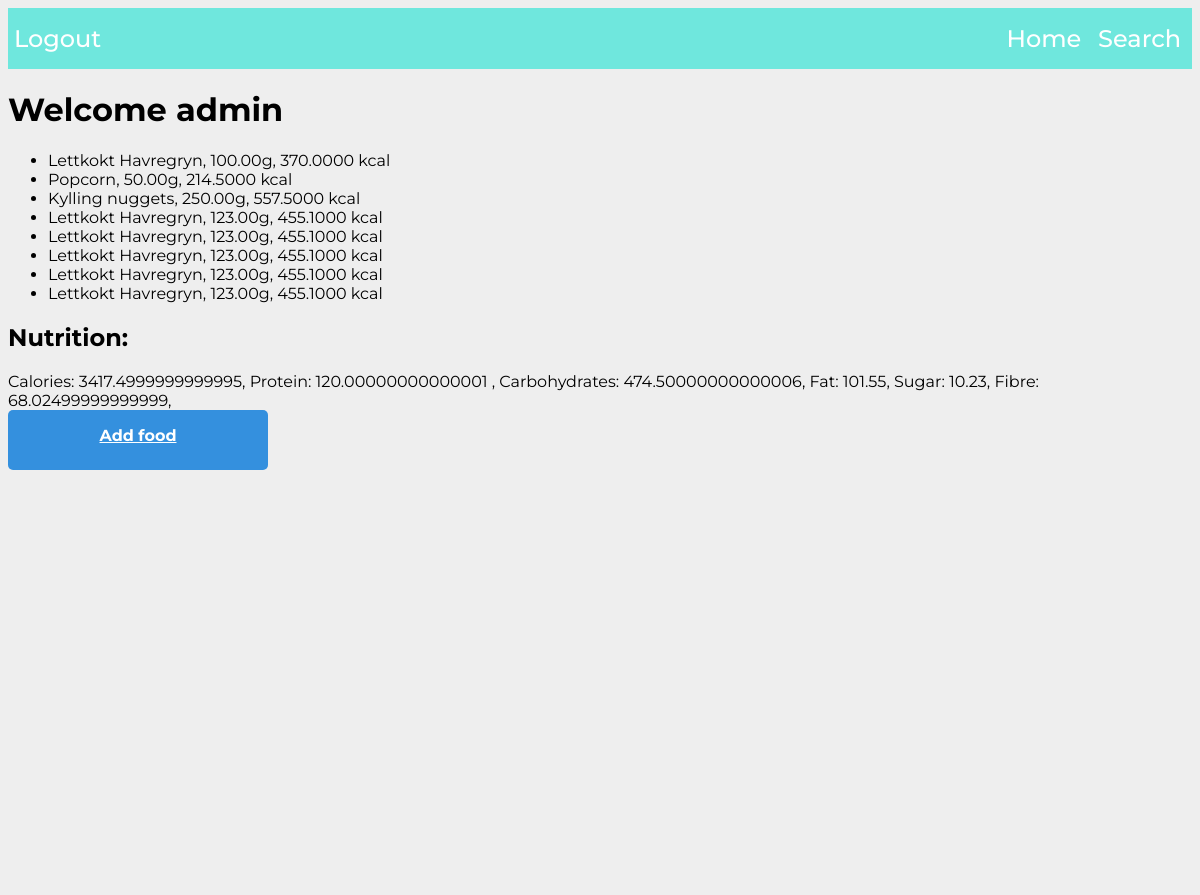
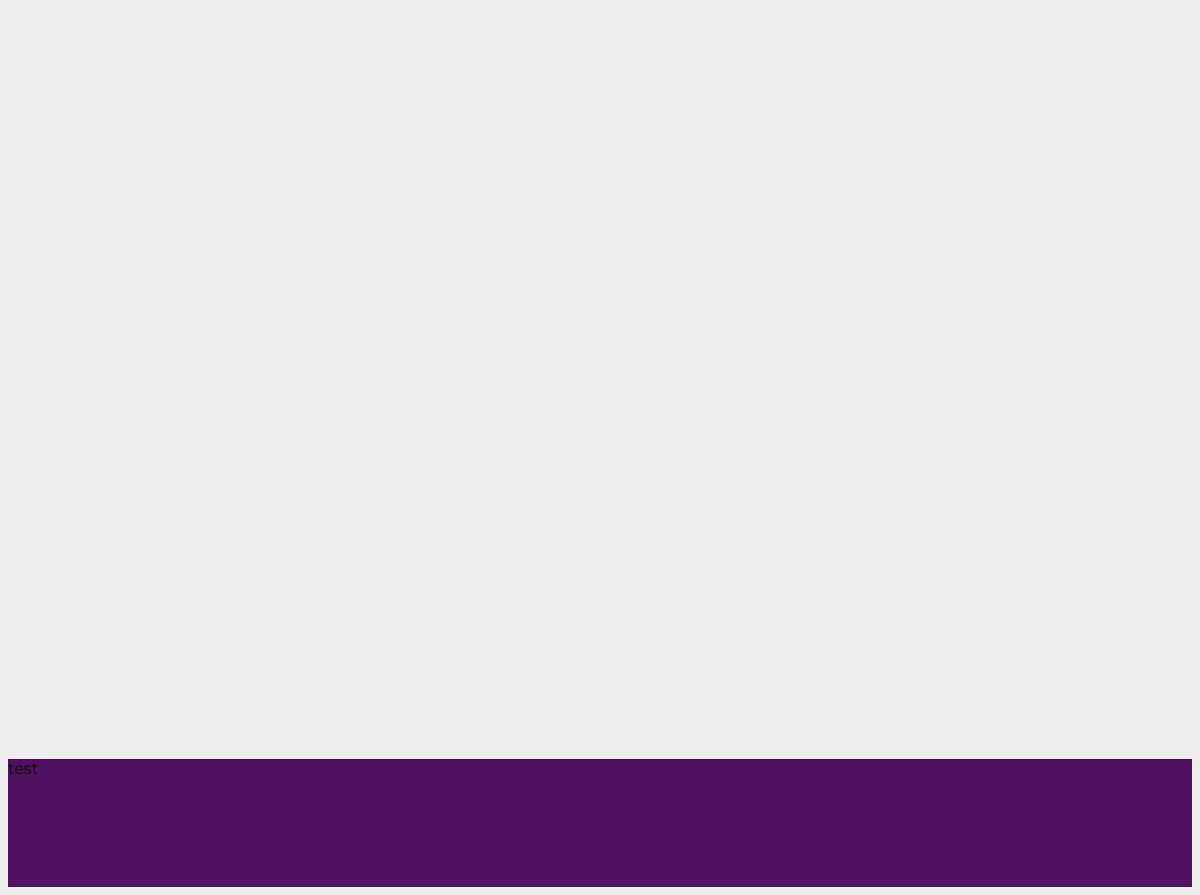
The app's page /kcaljournal/ (signed in) with its own data (2 pictures, top to bottom).
### kcaljournal/models.py (models this page shows)
class Fooditem(models.Model):
    name = models.CharField(max_length=50)
    producer = models.CharField(max_length=50, blank=True)
    description = models.CharField(max_length=200, blank=True)
    calories = models.DecimalField(decimal_places=2, max_digits=6, blank=True)
    protein = models.DecimalField(decimal_places=2, max_digits=6, blank=True)
    carbohydrates = models.DecimalField(decimal_places=2, max_digits=6, blank=True)
    fat = models.DecimalField(decimal_places=2, max_digits=6, blank=True)
    sugar = models.DecimalField(decimal_places=2, max_digits=6, blank=True)
    fibre = models.DecimalField(decimal_places=2, max_digits=6, blank=True)
    def __str__(self):
        return self.name

class FoodEntry(models.Model):
    journal = models.ForeignKey(Journal, on_delete=models.PROTECT)
    food = models.ForeignKey(Fooditem, on_delete=models.PROTECT)
    amount = models.DecimalField(decimal_places=2, max_digits=6, blank=True)
    date = models.DateField()
    def get_nutrition(self):
        nutrition = {
        'calories' : self.food.calories * (self.amount/100),
        'protein' : self.food.protein * (self.amount/100),
        'carbohydrates' : self.food.carbohydrates * (self.amount/100),
        'fat' : self.food.fat * (self.amount/100),
        'sugar' : self.food.sugar * (self.amount/100),
        'fibre' : self.food.fibre * (self.amount/100),
        }
        return nutrition
    def list_food(entries):
        output = []
        for i in entries:
            nutritional_values = i.get_nutrition()
            output.extend([[str(i.food),
            i.amount,
            nutritional_values['calories'],
            nutritional_values['protein'],
            nutritional_values['carbohydrates'],
            nutritional_values['fat'],
            nutritional_values['sugar'],
            nutritional_values['fibre']]])
        return output

### kcaljournal/views.py (the view)
# urls.py: path('', views.journal, name='journal'),
@login_required
def journal(request):
    user_diary = Journal.objects.get(user=request.user)
    food_entries = list(user_diary.get_food(date=TODAY))
    nutritional_values = FoodEntry.list_food(food_entries)
    context = {
        'user':request.user.is_authenticated,
        'username':request.user.username,
        'food':food_entries,
        'nutritional_values':nutritional_values,
        'totals':user_diary.calculate_nutrition(TODAY)
    }
    return render(request, "kcaljournal/index.html", context)

### kcaljournal/models.py (called while the page is built)
    def get_food(self, date):
        return FoodEntry.objects.filter(journal=self, date=date)

    def calculate_nutrition(self, date):
        totals = [0,0,0,0,0,0]
        food_entries = list(self.get_food(date))
        nutritional_values = FoodEntry.list_food(food_entries)
        for i in nutritional_values:
            for j in range(2,8):
                totals[j - 2] += float(i[j])
        return totals

### templates/kcaljournal/index.html
{% extends 'base.html' %}
{% block css %}{{block.super}}
{% load static %}
<link rel="stylesheet" href="{% static 'style.css' %}">
{% endblock %}
{% block content %}
<h1>Welcome {{ username }}</h1>
<ul>
    {% for item in nutritional_values %}
        <li>{{ item.0 }}, {{ item.1 }}g, {{ item.2 }} kcal</li>
        {% endfor %}
</ul>
<h2>Nutrition: </h2>
<a> Calories: {{ totals.0 }}, Protein: {{ totals.1 }} , Carbohydrates: {{ totals.2 }}, Fat:
    {{ totals.3 }}, Sugar: {{ totals.4 }}, Fibre: {{ totals.5 }},</a>
    <a class="register_food_btn" href="add_entry/">Add food</a>
{% endblock %}

### static/style.css (style rules this page uses)
html { font-family: 'Montserrat', sans-serif; }
body { background-color: #EEEEEE; }
.register_food_btn { display: block; width: 15rem; height: 40px; background: #3490DE; padding: 10px; text-align: center; border-radius: 5px; color: white; font-weight: bold; line-height: 2rem; }

### records on screen
Fooditem: name "Lettkokt Havregryn" "Lettkokt Havregryn" "Lettkokt Havregryn" "Lettkokt Havregryn" "Lettkokt Havregryn" "Lettkokt Havregryn"
FoodEntry: amount "100.00"
Fooditem: name "Popcorn"
FoodEntry: amount "50.00"
Fooditem: name "Kylling nuggets"
FoodEntry: amount "250.00"
FoodEntry: amount "123.00"
FoodEntry: amount "123.00"
FoodEntry: amount "123.00"
FoodEntry: amount "123.00"
FoodEntry: amount "123.00"

### other values on screen
{{ username }} "admin"
{{ item.2 }} "370.0000" "214.5000" "557.5000" "455.1000" "455.1000" "455.1000" "455.1000" "455.1000"
{{ totals.0 }} "3417.4999999999995"
{{ totals.1 }} "120.00000000000001"
{{ totals.2 }} "474.50000000000006"
{{ totals.3 }} "101.55"
{{ totals.4 }} "10.23"
{{ totals.5 }} "68.02499999999999"
